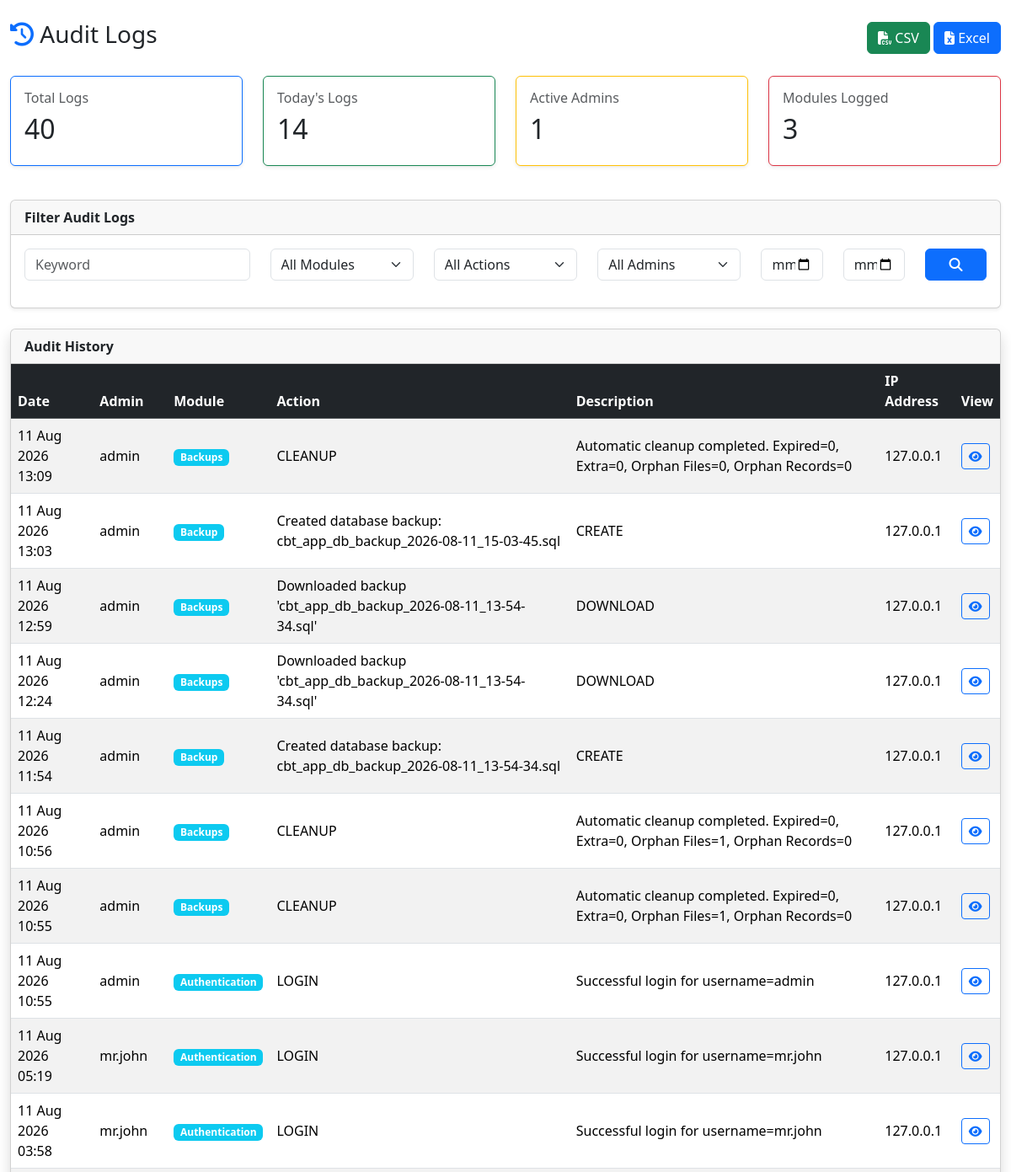
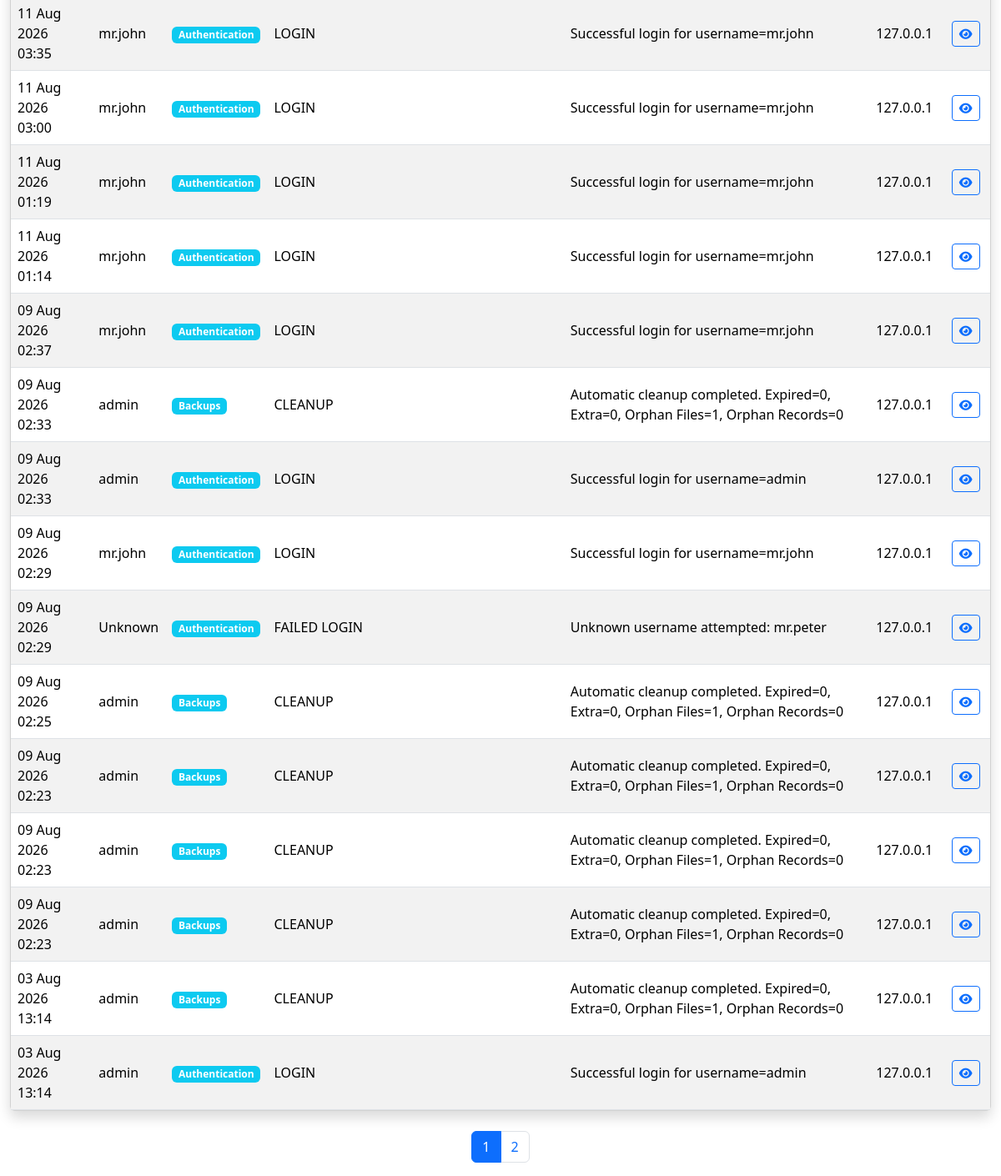
Page /admin/audit_logs.php?page=1&per_page=25 (signed in) on the committed database (2 pictures, top to bottom).
### tables this page shows
CREATE TABLE `audit_logs` (
  `id` bigint(20) NOT NULL AUTO_INCREMENT,
  `admin_id` int(11) DEFAULT NULL,
  `username` varchar(100) DEFAULT NULL,
  `action` varchar(100) NOT NULL,
  `module` varchar(100) NOT NULL,
  `description` text DEFAULT NULL,
  `ip_address` varchar(45) DEFAULT NULL,
  `user_agent` text DEFAULT NULL,
  `computer_name` varchar(255) DEFAULT NULL,
  `created_at` timestamp NOT NULL DEFAULT current_timestamp(),
  PRIMARY KEY (`id`),
  KEY `admin_id` (`admin_id`),
  KEY `module` (`module`),
  KEY `action` (`action`),
  KEY `created_at` (`created_at`),
  CONSTRAINT `audit_logs_ibfk_1` FOREIGN KEY (`admin_id`) REFERENCES `admins` (`id`) ON DELETE SET NULL
);

### admin/audit_logs.php (the view, shortened to what this page needs)
<?php
$conn = Database::connection();
$perPage = isset($_GET['per_page']) && is_numeric($_GET['per_page'])
    ? (int) $_GET['per_page']
    : 25;
$page = isset($_GET['page']) && is_numeric($_GET['page'])
    ? max(1, (int) $_GET['page'])
    : 1;
$offset = ($page - 1) * $perPage;
$keyword = trim($_GET['keyword'] ?? '');
$dateFrom = trim($_GET['date_from'] ?? '');
$dateTo   = trim($_GET['date_to'] ?? '');
$params = [];
$types = "";
$whereSQL = "";
$totalLogs = $conn->query("
    SELECT COUNT(*) total
    FROM audit_logs
")->fetch_assoc()['total'];
$todayLogs = $conn->query("
    SELECT COUNT(*) total
    FROM audit_logs
    WHERE DATE(created_at)=CURDATE()
")->fetch_assoc()['total'];
$activeAdmins = $conn->query("
    SELECT COUNT(DISTINCT admin_id) total
    FROM audit_logs
")->fetch_assoc()['total'];
$modulesLogged = $conn->query("
    SELECT COUNT(DISTINCT module) total
    FROM audit_logs
")->fetch_assoc()['total'];
$countSQL = "
    SELECT COUNT(*) total
    FROM audit_logs
    {$whereSQL}
";
$stmt = $conn->prepare($countSQL);
$stmt->execute();
$totalRows = $stmt
    ->get_result()
    ->fetch_assoc()['total'];
$totalPages = max(1, ceil($totalRows / $perPage));
$listSQL = "
SELECT *
FROM audit_logs
{$whereSQL}
ORDER BY created_at DESC
LIMIT ?
OFFSET ?
";
$stmt = $conn->prepare($listSQL);
$listParams = $params;
$listTypes = $types . "ii";
$listParams[] = $perPage;
$listParams[] = $offset;
$stmt->bind_param($listTypes, ...$listParams);
$stmt->execute();
$auditLogs = $stmt->get_result();
?>
<!DOCTYPE html>
<html lang="en">
<head>
    <link href="../assets/bootstrap/css/bootstrap.min.css" rel="stylesheet">
    <link href="../assets/fontawesome/css/all.min.css" rel="stylesheet">
</head>
<body>
<div class="container-fluid mt-4">
    <div class="d-flex justify-content-between align-items-center mb-4">
        <h3>
            <i class="fas fa-history text-primary"></i>
            Audit Logs
        </h3>
        <div>
            <a href="export_audit_csv.php?<?= http_build_query($_GET) ?>" class="btn btn-success">
                <i class="fas fa-file-csv"></i>
                CSV
            </a>
            <a href="export_audit_excel.php" class="btn btn-primary">
                <i class="fas fa-file-excel"></i>
                Excel
            </a>
        </div>
    </div>
    <div class="row mb-4">
        <div class="col-lg-3 col-md-6 mb-3">
            <div class="card border-primary shadow-sm">
                <div class="card-body">
                    <h6 class="text-muted">Total Logs</h6>
                    <h2><?= number_format($totalLogs) ?></h2>
                </div>
            </div>
        </div>
        <div class="col-lg-3 col-md-6 mb-3">
            <div class="card border-success shadow-sm">
                <div class="card-body">
                    <h6 class="text-muted">Today's Logs</h6>
                    <h2><?= number_format($todayLogs) ?></h2>
                </div>
            </div>
        </div>
        <div class="col-lg-3 col-md-6 mb-3">
            <div class="card border-warning shadow-sm">
                <div class="card-body">
                    <h6 class="text-muted">Active Admins</h6>
                    <h2><?= number_format($activeAdmins) ?></h2>
                </div>
            </div>
        </div>
        <div class="col-lg-3 col-md-6 mb-3">
            <div class="card border-danger shadow-sm">
                <div class="card-body">
                    <h6 class="text-muted">Modules Logged</h6>
                    <h2><?= number_format($modulesLogged) ?></h2>
                </div>
            </div>
        </div>
    </div>
    <div class="card shadow-sm mb-4">
        <div class="card-header">
            <strong>Filter Audit Logs</strong>
        </div>
        <div class="card-body">
            <form method="GET">
                <div class="row">
                    <div class="col-md-3 mb-3">
                        <input
                            type="text"
                            class="form-control"
                            name="keyword"
                            placeholder="Keyword"
                            value="<?= htmlspecialchars($keyword) ?>">
                    </div>
                    <div class="col-md-2 mb-3">
                        <select class="form-select" name="module">
                            <option value="">All Modules</option>
                        </select>
                    </div>
                    <div class="col-md-2 mb-3">
                        <select class="form-select" name="action">
                            <option value="">All Actions</option>
                        </select>
                    </div>
                    <div class="col-md-2 mb-3">
                        <select class="form-select" name="admin">
                            <option value="">All Admins</option>
                        </select>
                    </div>
                    <div class="col-md-1 mb-3">
                        <input
                            type="date"
                            class="form-control"
                            name="date_from"
                            value="<?= $dateFrom ?>">
                    </div>
                    <div class="col-md-1 mb-3">
                        <input
                            type="date"
                            class="form-control"
                            name="date_to"
                            value="<?= $dateTo ?>">
                    </div>
                    <div class="col-md-1 mb-3">
                        <button class="btn btn-primary w-100">
                            <i class="fas fa-search"></i>
                        </button>
                    </div>
                </div>
            </form>
        </div>
    </div>
    <div class="card shadow">
        <div class="card-header">
            <strong>Audit History</strong>
        </div>
        <div class="table-responsive">
            <table class="table table-striped table-hover align-middle mb-0">
                <thead class="table-dark">
                    <tr>
                        <th>Date</th>
                        <th>Admin</th>
                        <th>Module</th>
                        <th>Action</th>
                        <th>Description</th>
                        <th>IP Address</th>
                        <th>View</th>
                    </tr>
                </thead>
                <tbody>
                <?php while($log = $auditLogs->fetch_assoc()): ?>
                    <tr>
                        <td>
                            <?= date(
                                "d M Y H:i",
                                strtotime($log['created_at'])
                            ) ?>
                        </td>
                        <td><?= htmlspecialchars($log['username']) ?></td>
                        <td>
                            <span class="badge bg-info">
                                <?= htmlspecialchars($log['module']) ?>
                            </span>
                        </td>
                        <td><?= htmlspecialchars($log['action']) ?></td>
                        <td><?= htmlspecialchars($log['description']) ?></td>
                        <td><?= htmlspecialchars($log['ip_address']) ?></td>
                        <td>
                            <button
                                class="btn btn-sm btn-outline-primary viewAudit"
                                data-id="<?= $log['id'] ?>">
                                <i class="fas fa-eye"></i>
                            </button>
                        </td>
                    </tr>
                <?php endwhile; ?>
                </tbody>
            </table>
        </div>
    </div>
    <nav class="mt-4">
        <ul class="pagination justify-content-center">
            <?php for($i = 1; $i <= $totalPages; $i++): ?>
                <li class="page-item <?= $page == $i ? 'active' : '' ?>">
                    <a
                        class="page-link"
                        href="?page=<?= $i ?>&per_page=<?= $perPage ?>">
                        <?= $i ?>
                    </a>
                </li>
            <?php endfor; ?>
        </ul>
    </nav>
</div>
</body>
</html>

### rows in the picture
audit_logs: created_at "11 Aug 2026 13:09", username "admin", module "Backups", action "CLEANUP", description "Automatic cleanup completed. Expired=0, Extra=0, Orphan Files=0, Orphan Records=0", ip_address "127.0.0.1"
audit_logs: created_at "11 Aug 2026 13:03", username "admin", module "Backup", action "Created database backup: cbt_app_db_backup_2026-08-11_15-03-45.sql", description "CREATE", ip_address "127.0.0.1"
audit_logs: created_at "11 Aug 2026 12:59", username "admin", module "Backups", action "Downloaded backup 'cbt_app_db_backup_2026-08-11_13-54-34.sql'", description "DOWNLOAD", ip_address "127.0.0.1"
audit_logs: created_at "11 Aug 2026 12:24", username "admin", module "Backups", action "Downloaded backup 'cbt_app_db_backup_2026-08-11_13-54-34.sql'", description "DOWNLOAD", ip_address "127.0.0.1"
audit_logs: created_at "11 Aug 2026 11:54", username "admin", module "Backup", action "Created database backup: cbt_app_db_backup_2026-08-11_13-54-34.sql", description "CREATE", ip_address "127.0.0.1"
audit_logs: created_at "11 Aug 2026 10:56", username "admin", module "Backups", action "CLEANUP", description "Automatic cleanup completed. Expired=0, Extra=0, Orphan Files=1, Orphan Records=0", ip_address "127.0.0.1"
audit_logs: created_at "11 Aug 2026 10:55", username "admin", module "Backups", action "CLEANUP", description "Automatic cleanup completed. Expired=0, Extra=0, Orphan Files=1, Orphan Records=0", ip_address "127.0.0.1"
audit_logs: created_at "11 Aug 2026 10:55", username "admin", module "Authentication", action "LOGIN", description "Successful login for username=admin", ip_address "127.0.0.1"
audit_logs: created_at "11 Aug 2026 05:19", username "mr.john", module "Authentication", action "LOGIN", description "Successful login for username=mr.john", ip_address "127.0.0.1"
audit_logs: created_at "11 Aug 2026 03:58", username "mr.john", module "Authentication", action "LOGIN", description "Successful login for username=mr.john", ip_address "127.0.0.1"
audit_logs: created_at "11 Aug 2026 03:35", username "mr.john", module "Authentication", action "LOGIN", description "Successful login for username=mr.john", ip_address "127.0.0.1"
audit_logs: created_at "11 Aug 2026 03:00", username "mr.john", module "Authentication", action "LOGIN", description "Successful login for username=mr.john", ip_address "127.0.0.1"
audit_logs: created_at "11 Aug 2026 01:19", username "mr.john", module "Authentication", action "LOGIN", description "Successful login for username=mr.john", ip_address "127.0.0.1"
audit_logs: created_at "11 Aug 2026 01:14", username "mr.john", module "Authentication", action "LOGIN", description "Successful login for username=mr.john", ip_address "127.0.0.1"
audit_logs: created_at "09 Aug 2026 02:37", username "mr.john", module "Authentication", action "LOGIN", description "Successful login for username=mr.john", ip_address "127.0.0.1"
audit_logs: created_at "09 Aug 2026 02:33", username "admin", module "Backups", action "CLEANUP", description "Automatic cleanup completed. Expired=0, Extra=0, Orphan Files=1, Orphan Records=0", ip_address "127.0.0.1"
audit_logs: created_at "09 Aug 2026 02:33", username "admin", module "Authentication", action "LOGIN", description "Successful login for username=admin", ip_address "127.0.0.1"
audit_logs: created_at "09 Aug 2026 02:29", username "mr.john", module "Authentication", action "LOGIN", description "Successful login for username=mr.john", ip_address "127.0.0.1"
audit_logs: created_at "09 Aug 2026 02:29", username "Unknown", module "Authentication", action "FAILED LOGIN", description "Unknown username attempted: mr.peter", ip_address "127.0.0.1"
audit_logs: created_at "09 Aug 2026 02:25", username "admin", module "Backups", action "CLEANUP", description "Automatic cleanup completed. Expired=0, Extra=0, Orphan Files=1, Orphan Records=0", ip_address "127.0.0.1"
audit_logs: created_at "09 Aug 2026 02:23", username "admin", module "Backups", action "CLEANUP", description "Automatic cleanup completed. Expired=0, Extra=0, Orphan Files=1, Orphan Records=0", ip_address "127.0.0.1"
audit_logs: created_at "09 Aug 2026 02:23", username "admin", module "Backups", action "CLEANUP", description "Automatic cleanup completed. Expired=0, Extra=0, Orphan Files=1, Orphan Records=0", ip_address "127.0.0.1"
audit_logs: created_at "09 Aug 2026 02:23", username "admin", module "Backups", action "CLEANUP", description "Automatic cleanup completed. Expired=0, Extra=0, Orphan Files=1, Orphan Records=0", ip_address "127.0.0.1"
audit_logs: created_at "03 Aug 2026 13:14", username "admin", module "Backups", action "CLEANUP", description "Automatic cleanup completed. Expired=0, Extra=0, Orphan Files=1, Orphan Records=0", ip_address "127.0.0.1"
audit_logs: created_at "03 Aug 2026 13:14", username "admin", module "Authentication", action "LOGIN", description "Successful login for username=admin", ip_address "127.0.0.1"

### other values in the picture
$totalLogs "40"
$todayLogs "14"
$activeAdmins "1"
$modulesLogged "3"
